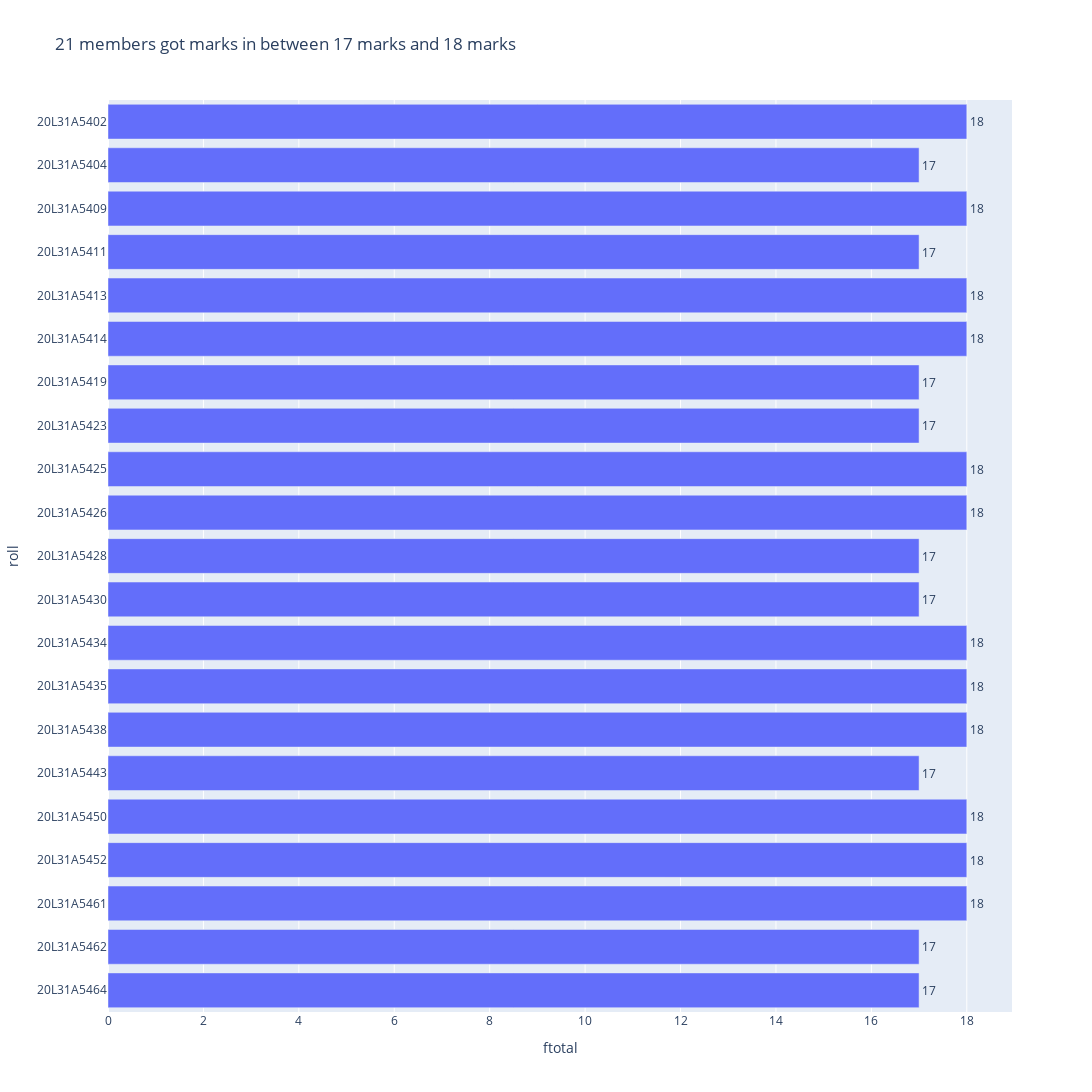

Write notebook code for a chart like this one.
### Code cell
x, y = input("Enter two values: ").split()

df = python.loc[(python['ftotal']>=int(x))&(python['ftotal']<=int(y))]

fig = px.bar(df,x="ftotal", y="roll", text='ftotal',orientation='h',title=f'{len(df)} members got marks in between {x} marks and {y} marks ',width=1100, height=1500,)
fig.update_traces(texttemplate='%{text:.2s}', textposition='outside')
fig.update_layout(uniformtext_minsize=8, uniformtext_mode='hide')
fig.update_layout(
    yaxis = dict(autorange="reversed")
)
fig.show()

### Figure 1 — Plotly figure (JSON) as saved in the notebook; plotly's stock layout.template omitted (floating-point values rounded to 4 significant figures)
{"data": [{"alignmentgroup": "True", "hovertemplate": "ftotal=%{text}<br>roll=%{y}<extra></extra>", "legendgroup": "", "marker": {"color": "#636efa", "pattern": {"shape": ""}}, "name": "", "offsetgroup": "", "orientation": "h", "showlegend": false, "text": [18, 17, 18, 17, 18, 18, 17, 17, 18, 18, 17, 17, 18, 18, 18, 17, 18, 18, 18, 17, 17], "textposition": "outside", "texttemplate": "%{text:.2s}", "type": "bar", "x": [18, 17, 18, 17, 18, 18, 17, 17, 18, 18, 17, 17, 18, 18, 18, 17, 18, 18, 18, 17, 17], "xaxis": "x", "y": ["20L31A5402", "20L31A5404", "20L31A5409", "20L31A5411", "20L31A5413", "20L31A5414", "20L31A5419", "20L31A5423", "20L31A5425", "20L31A5426", "20L31A5428", "20L31A5430", "20L31A5434", "20L31A5435", "20L31A5438", "20L31A5443", "20L31A5450", "20L31A5452", "20L31A5461", "20L31A5462", "20L31A5464"], "yaxis": "y"}], "layout": {"barmode": "relative", "height": 1500, "legend": {"tracegroupgap": 0}, "title": {"text": "21 members got marks in between 17 marks and 18 marks "}, "uniformtext": {"minsize": 8, "mode": "hide"}, "width": 1100, "xaxis": {"anchor": "y", "domain": [0, 1], "title": {"text": "ftotal"}}, "yaxis": {"anchor": "x", "autorange": "reversed", "domain": [0, 1], "title": {"text": "roll"}}}}
